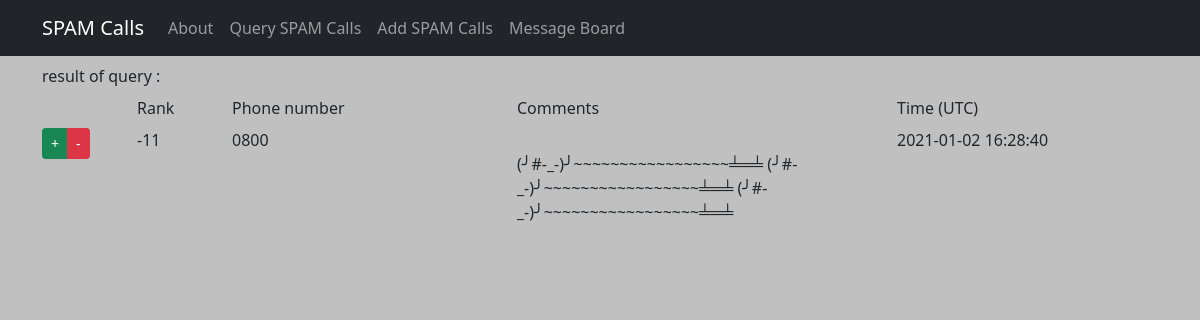
Screenshot of /rank_up/50 with the database file from the repository.
### tables this page shows
CREATE TABLE calls (
            id INTEGER PRIMARY KEY AUTOINCREMENT,
            phone TEXT NOT NULL,
            comments TEXT NOT NULL,
            time TIMESTAMP DEFAULT CURRENT_TIMESTAMP,
            rank INTEGER DEFAULT 0
        );

### routes.py (the view)
@app.route("/rank_up/<int:id>", methods=["GET"])
def rank_up(id):
    sql = {"update": "update calls set rank = rank + 1 where id = ?",
           "read": "select * from calls where id = ?"}
    with sqlite3.connect(database) as con:
        con.row_factory = sqlite3.Row
        cur = con.cursor()
        cur.execute(sql["update"], (id,))
        con.commit()
        cur.execute(sql["read"], (id,))
        data = cur.fetchall()
    return render_template("result.html", data=data, action='query')

### templates/result.html (shortened to what this page needs)
{% extends "template.html" %}
{% block main %}
<div class="container">
    <label class="form-label">result of {{action}} : {{msg}}</label>
    <div class="row mb-2">
        {% if msg != "No record" %}
        {% if action == 'query'%}
        <div class="col-1"></div>
        <div class="col-1">Rank</div>
        {% endif %}
        <div class="col-3">Phone number</div>
        <div class="col-4">Comments</div>
        {% if action == 'query'%}
        <div class="col-3">Time (UTC)</div>
        {% endif %}
        {% endif %}
    </div>
    {% if action == 'query'%}
    {% for rec in data %}
    <div class="row mb-2">
        <div class="col-1">
            <div class="btn-group" role="group" aria-label="...">
                <a href="{{url_for('rank_up', id=rec[0]) }}" name="rank_up" class="btn btn-sm btn-success">+</a>
                <a href="{{url_for('rank_down', id=rec[0]) }}" name="rank_down" class="btn btn-sm btn-danger">-</a>
            </div>
        </div>
        <div class="col-1">{{ rec["rank"] }}</div>
        <div class="col-3">{{ rec["phone"] }}</div>
        <div class="col-4">{{ rec["comments"].replace("\n","<br>")|safe }}</div>
        <div class="col-3">{{ rec["time"] }}</div>
    </div>
    {% endfor %}
    {% endif %}
</div>
{% endblock %}

### static/custom.css (style rules this page uses)
body { background: Silver !important; }

### rows the page displays
calls: rank "-11", phone "0800", comments.replace "(╯#-_-)╯~~~~~~~~~~~~~~~~~╧═╧ (╯#-_-)╯~~~~~~~~~~~~~~~~~╧═╧ (╯#-_-)╯~~~~~~~~~~~~~~~~~╧═╧", time "2021-01-02 16:28:40"

### other values shown
{{ action }} "query"
